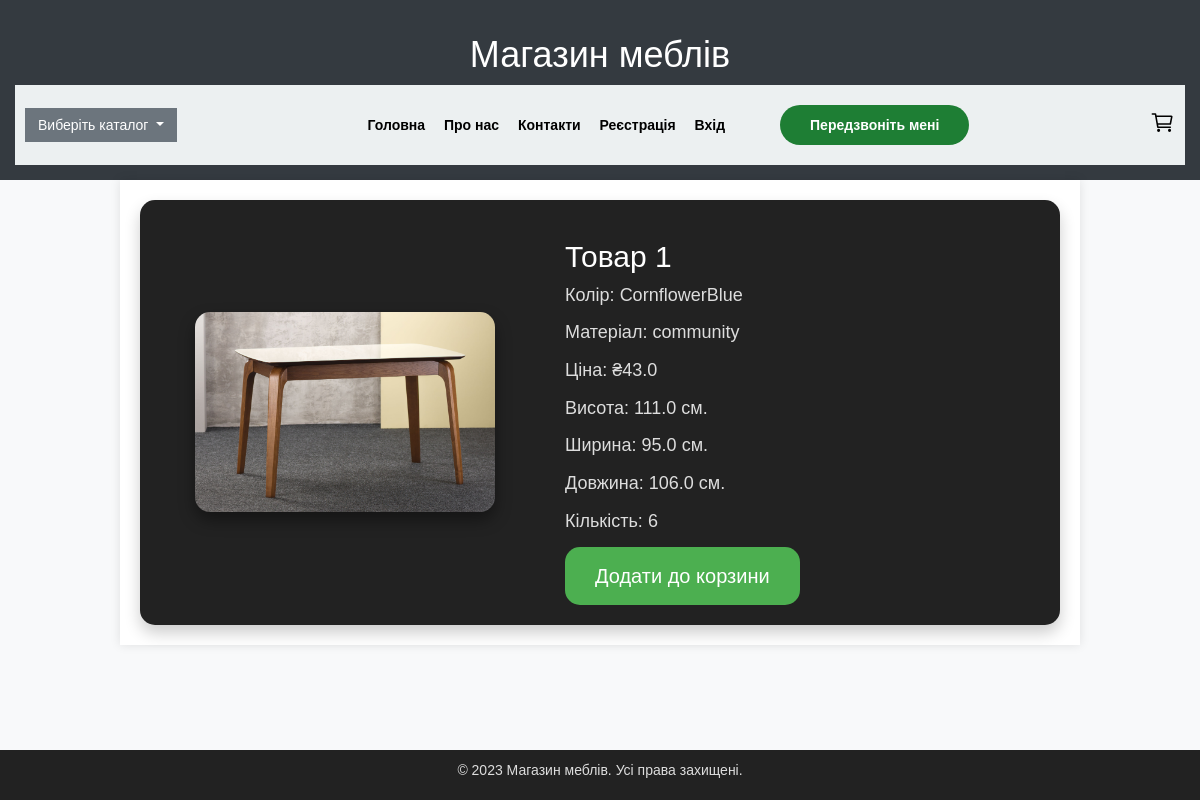
Page /product/1 on the committed database.
### website/models.py (models this page shows, shortened)
class Product(db.Model):
    id = db.Column(db.Integer, primary_key=True)
    height = db.Column(db.Float)
    width = db.Column(db.Float)
    length = db.Column(db.Float)
    material = db.Column(db.String(50))
    description = db.Column(db.Text)
    price = db.Column(db.Float)
    color = db.Column(db.String(20))
    quantity = db.Column(db.Integer)
    path_to_img = db.Column(db.String(100))
    category = db.Column(db.String(50))  # Add the 'category' attribute
    supplier_id = db.Column(db.Integer, db.ForeignKey('supplier.id'))

### website/info.py (the view)
@info.route('/product/<int:product_id>')
def product(product_id):
    product = Product.query.filter_by(id=product_id).all()
    cart = session.get('cart', [])
    return render_template("product.html",product=product[0], user=current_user, cart=cart)

### website/templates/product.html
{% extends  "base.html" %} {% block title %}Товар{% endblock %}
{% block content %}
<div class="product-container">
    <div class="product-photo">
        <img src={{ product.path_to_img }} alt="{{ product.description }}" width="300">
    </div>
    <div class="product-details">
        <h2  class="ph2">{{ product.description }}</h2>
        <ul class="list2">
            <li>Колір: {{ product.color }}</li>
            <li>Матеріал: {{ product.material }}</li>
            <li>Ціна: ₴{{ product.price }}</li>
            <li>Висота: {{ product.height }} см.</li>
            <li>Ширина: {{ product.width }} см.</li>
            <li>Довжина: {{ product.length }} см.</li>
            <li>Кількість: {{ product.quantity }}</li>
        </ul>
          <form method="post" action="{% if user.is_authenticated %}{{ url_for('views.home') }}{% else %}{{ url_for('auth.login') }}{% endif %}">
    <button type="submit" class="add-to-cart" name="add-to-cart" value="{{ product.id }}">
        Додати до корзини
    </button>
</form>
    </div>
</div>
{% endblock %}
        {% block extra_css %}
    <link rel="stylesheet" type="text/css" href="/website/static/product.css"/>
        {% endblock %}

### website/static/styles.css (style rules this page uses)
body { font-family: 'Helvetica', sans-serif; margin: 0; padding: 0; background-color: #f8f9fa; }
h1, h2, h3 { color: #343a40; }

### website/static/product.css (style rules this page uses)
.ph2 { color: #fff; }
.product-container { display: flex; justify-content: space-around; align-items: center; padding: 20px; border-radius: 15px; background-color: #222; box-shadow: 0 8px 16px rgba(0, 0, 0, 0.2); }
.product-photo img { max-width: 100%; height: auto; border-radius: 15px; box-shadow: 0 8px 16px rgba(0, 0, 0, 0.4); transition: transform 0.3s ease-in-out; }
.product-details { width: 50%; }
.list2 { list-style-type: none; padding: 0; }
.list2 li { margin-bottom: 12px; font-size: 18px; color: #ddd; }
.add-to-cart { background-color: #4CAF50; color: #fff; padding: 15px 30px; font-size: 20px; border: none; border-radius: 15px; cursor: pointer; transition: transform 0.3s ease-in-out, background-color 0.3s ease; }

### rows in the picture
Product: path_to_img (picture), description "Товар 1", color "CornflowerBlue", material "community", price "43.0", height "111.0", width "95.0", length "106.0", quantity "6"
